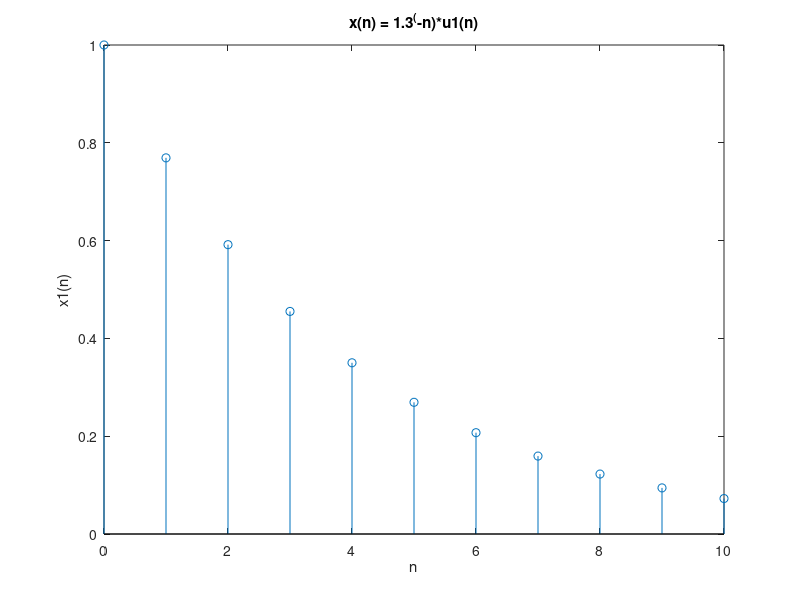
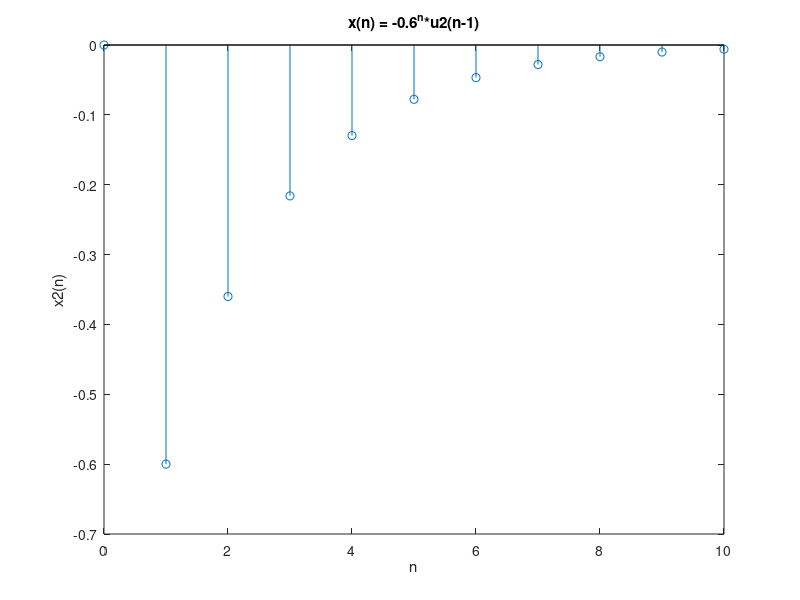

Reproduce these figures in MATLAB, in order. (Note: this script raises an error after producing the figures.)
%En este ejemplo haremos uso de la función ztrans()

% Definición de nuestra señal x1
%x(n) = 1.3^(-n)*u1(n);

% Definir n
n = 0:10;

% Definir nuestro escalón unitario
u1 = ones(size(n));

% Operar elemento a elemento (por eso es el punto)
x1 = 1.3.^(-n).*u1;

figure, stem(n,x1); title('x(n) = 1.3^(-n)*u1(n)'), xlabel('n'), ylabel('x1(n)');

%Definir señal x2
%x(n) = -0.6^n*u2(n-1)

% Definir nuestro escalón unitario
u2 = [0 ones(1,length(n)-1)];

% Operar elemento a elemento (por eso es el punto)
x2 = -0.6.^n.*u2;

figure, stem(n,x2); title('x(n) = -0.6^n*u2(n-1)'), xlabel('n'), ylabel('x2(n)');

% Operar elemento a elemento (por eso es el punto)
%Calcular las transformadas
syms n z %variantes simbólicas de la transformada

n1 = 1.3.^(-n);
n2 = -0.6.^n;

zn1 = ztrans(n1);
zn2 = ztrans(n2);

%Graficar y Calcular la ROC x1
m = linspace(-2, 2, 670);

%Para crear un mallado. Para preparar una figura de 2 dimensiones
[x1,y1] = meshgrid(m);

%función de un círculo
z1 = sqrt(x1.^2+y1.^2);

% Definir los valores de la ROC
roc1 = (z1 > 1);

%Graficar la transformada Z
RI = imref2d(size(roc1));

%En este ejemplo el eje x es el eje real
RI.XWorldLimits=[-2 2];

%En este ejemplo el eje y es el eje imaginario
RI.YWorldLimits=[-2 2];

%Graficar la función de la transformada
figure, imshow(roc1,RI); title('ROC > 1'), xlabel('Eje real'), ylabel('Eje imaginario');

%Hay que interpretar nuestra gráfica
%en este ejemplo todos los valores son mayores a 1, convergen, es
%decir, la parte blanca de nuestra imagen representa los valores
% convergentes, y la parte oscura representa los valores que divergen

%Graficar y Calcular la roc x2
m = linspace(-2, 2, 670);
%Para crear un mallado. Para preparar una figura de 2 dimensiones
[x2,y2] = meshgrid(m);

%función de un círculo
z2 = sqrt(x1.^2+y1.^2);

% Definir los valores de la ROC
roc2 = (z2<1);

%Graficar la transformada Z
RI = imref2d(size(roc2));

%En este ejemplo el eje x es el eje real
RI.XWorldLimits=[-2 2];

%En este ejemplo el eje y es el eje imaginario
RI.YWorldLimits=[-2 2];

%Graficar la función de la transformada
figure, imshow(roc2,RI); title('ROC < 1'), xlabel('Eje real'), ylabel('Eje imaginario');

% reporte de transformada 2 y roc
%a)	Reporte de practica
%b)	Elegir una función y realizar reporte usando esa función
%c)	Roc entre dos valores
